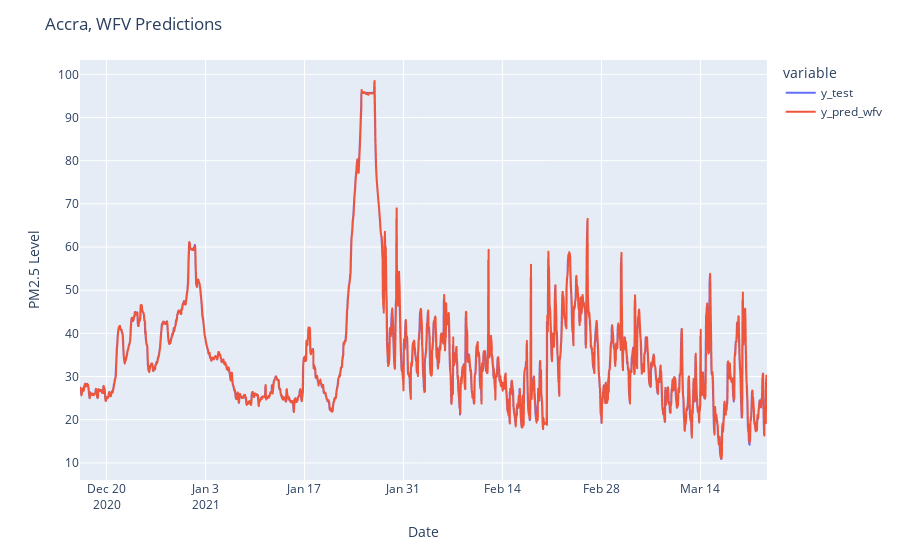

Notebook code cell kept with this figure:
### Code cell
df_pred_test = pd.DataFrame({
    "y_test":y_test,
    "y_pred_wfv":y_pred_wfv
})
fig = px.line(df_pred_test)
fig.update_layout(
    title="Accra, WFV Predictions",
    xaxis_title="Date",
    yaxis_title="PM2.5 Level",
)
# fig.write_image("image", scale=1, height=500, width=700)

fig.show()

### Figure 1 — Plotly figure (JSON) as saved in the notebook; plotly's stock layout.template omitted (floating-point values rounded to 4 significant figures; data arrays with more than 128 entries replaced by an {"elided": "..."} marker saying what was removed)
{"data": [{"hovertemplate": "variable=y_test<br>timestamp=%{x}<br>value=%{y}<extra></extra>", "legendgroup": "y_test", "line": {"color": "#636efa", "dash": "solid"}, "marker": {"symbol": "circle"}, "mode": "lines", "name": "y_test", "showlegend": true, "type": "scattergl", "x": {"elided": "2333 str values"}, "xaxis": "x", "y": {"elided": "2333 float values"}, "yaxis": "y"}, {"hovertemplate": "variable=y_pred_wfv<br>timestamp=%{x}<br>value=%{y}<extra></extra>", "legendgroup": "y_pred_wfv", "line": {"color": "#EF553B", "dash": "solid"}, "marker": {"symbol": "circle"}, "mode": "lines", "name": "y_pred_wfv", "showlegend": true, "type": "scattergl", "x": {"elided": "2333 str values"}, "xaxis": "x", "y": {"elided": "2333 float values"}, "yaxis": "y"}], "layout": {"legend": {"title": {"text": "variable"}, "tracegroupgap": 0}, "margin": {"t": 60}, "title": {"text": "Accra, WFV Predictions"}, "xaxis": {"anchor": "y", "domain": [0, 1], "title": {"text": "Date"}}, "yaxis": {"anchor": "x", "domain": [0, 1], "title": {"text": "PM2.5 Level"}}}}
